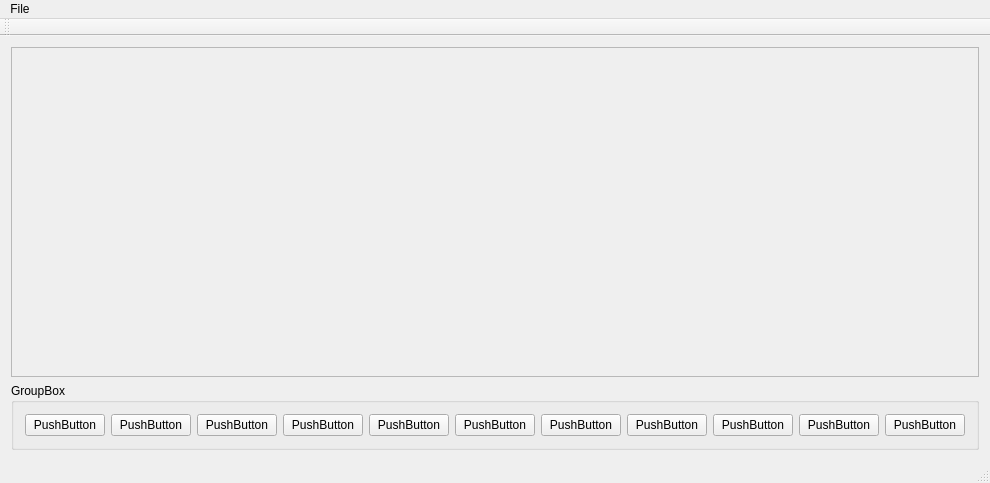
<?xml version="1.0" encoding="UTF-8"?>
<ui version="4.0">
 <class>MainWindow</class>
 <widget class="QMainWindow" name="MainWindow">
  <property name="geometry">
   <rect>
    <x>0</x>
    <y>0</y>
    <width>728</width>
    <height>483</height>
   </rect>
  </property>
  <property name="windowTitle">
   <string>MainWindow</string>
  </property>
  <property name="autoFillBackground">
   <bool>true</bool>
  </property>
  <widget class="QWidget" name="centralWidget">
   <layout class="QGridLayout" name="gridLayout_2">
    <item row="0" column="0">
     <widget class="QScrollArea" name="scrollArea">
      <property name="widgetResizable">
       <bool>true</bool>
      </property>
      <widget class="QWidget" name="scrollAreaWidgetContents_4">
       <property name="geometry">
        <rect>
         <x>0</x>
         <y>0</y>
         <width>706</width>
         <height>330</height>
        </rect>
       </property>
      </widget>
     </widget>
    </item>
    <item row="1" column="0">
     <widget class="QGroupBox" name="groupBox">
      <property name="title">
       <string>GroupBox</string>
      </property>
      <layout class="QGridLayout" name="gridLayout_3">
       <item row="0" column="6">
        <widget class="QPushButton" name="pushButton_7">
         <property name="text">
          <string>PushButton</string>
         </property>
        </widget>
       </item>
       <item row="0" column="5">
        <widget class="QPushButton" name="pushButton_6">
         <property name="text">
          <string>PushButton</string>
         </property>
        </widget>
       </item>
       <item row="0" column="4">
        <widget class="QPushButton" name="pushButton_5">
         <property name="text">
          <string>PushButton</string>
         </property>
        </widget>
       </item>
       <item row="0" column="3">
        <widget class="QPushButton" name="pushButton_4">
         <property name="text">
          <string>PushButton</string>
         </property>
        </widget>
       </item>
       <item row="0" column="8">
        <widget class="QPushButton" name="pushButton_9">
         <property name="text">
          <string>PushButton</string>
         </property>
        </widget>
       </item>
       <item row="0" column="0">
        <widget class="QPushButton" name="pushButton">
         <property name="text">
          <string>PushButton</string>
         </property>
        </widget>
       </item>
       <item row="0" column="2">
        <widget class="QPushButton" name="pushButton_3">
         <property name="text">
          <string>PushButton</string>
         </property>
        </widget>
       </item>
       <item row="0" column="7">
        <widget class="QPushButton" name="pushButton_8">
         <property name="text">
          <string>PushButton</string>
         </property>
        </widget>
       </item>
       <item row="0" column="9">
        <widget class="QPushButton" name="pushButton_10">
         <property name="text">
          <string>PushButton</string>
         </property>
        </widget>
       </item>
       <item row="0" column="1">
        <widget class="QPushButton" name="pushButton_2">
         <property name="text">
          <string>PushButton</string>
         </property>
        </widget>
       </item>
       <item row="0" column="10">
        <widget class="QPushButton" name="pushButton_11">
         <property name="text">
          <string>PushButton</string>
         </property>
        </widget>
       </item>
      </layout>
     </widget>
    </item>
   </layout>
   <zorder>pushButton</zorder>
   <zorder>scrollArea</zorder>
   <zorder>groupBox</zorder>
  </widget>
  <widget class="QMenuBar" name="menuBar">
   <property name="geometry">
    <rect>
     <x>0</x>
     <y>0</y>
     <width>728</width>
     <height>27</height>
    </rect>
   </property>
   <widget class="QMenu" name="menuFile">
    <property name="title">
     <string>File</string>
    </property>
    <addaction name="actionClose"/>
   </widget>
   <addaction name="menuFile"/>
  </widget>
  <widget class="QToolBar" name="mainToolBar">
   <attribute name="toolBarArea">
    <enum>TopToolBarArea</enum>
   </attribute>
   <attribute name="toolBarBreak">
    <bool>false</bool>
   </attribute>
  </widget>
  <widget class="QStatusBar" name="statusBar"/>
  <action name="actionClose">
   <property name="text">
    <string>Close</string>
   </property>
  </action>
 </widget>
 <layoutdefault spacing="6" margin="11"/>
 <resources/>
 <connections/>
</ui>
